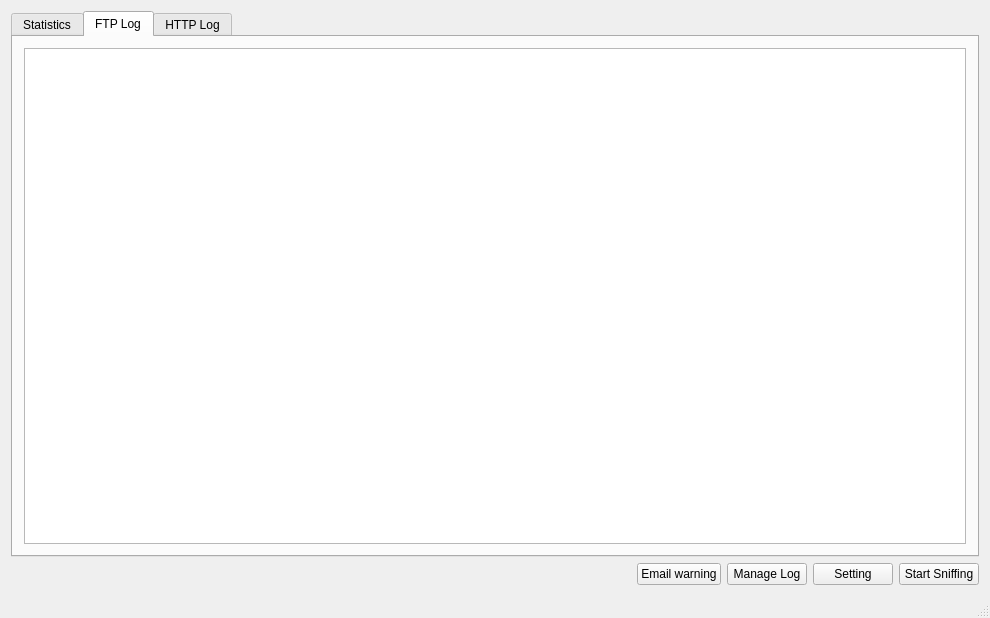
<?xml version="1.0" encoding="UTF-8"?>
<ui version="4.0">
 <class>MainWindow</class>
 <widget class="QMainWindow" name="MainWindow">
  <property name="geometry">
   <rect>
    <x>0</x>
    <y>0</y>
    <width>990</width>
    <height>618</height>
   </rect>
  </property>
  <property name="windowTitle">
   <string>VPN Data Sniffer</string>
  </property>
  <widget class="QWidget" name="centralWidget">
   <layout class="QGridLayout" name="gridLayout_2">
    <item row="2" column="0">
     <layout class="QHBoxLayout" name="horizontalLayout">
      <item>
       <spacer name="horizontalSpacer">
        <property name="orientation">
         <enum>Qt::Horizontal</enum>
        </property>
        <property name="sizeHint" stdset="0">
         <size>
          <width>40</width>
          <height>20</height>
         </size>
        </property>
       </spacer>
      </item>
      <item>
       <widget class="QPushButton" name="emailWarningButton">
        <property name="text">
         <string>Email warning</string>
        </property>
       </widget>
      </item>
      <item>
       <widget class="QPushButton" name="searchLogButton">
        <property name="text">
         <string>Manage Log</string>
        </property>
       </widget>
      </item>
      <item alignment="Qt::AlignRight">
       <widget class="QPushButton" name="settingButton">
        <property name="text">
         <string>Setting</string>
        </property>
       </widget>
      </item>
      <item alignment="Qt::AlignRight">
       <widget class="QPushButton" name="startSnifferButton">
        <property name="text">
         <string>Start Sniffing</string>
        </property>
       </widget>
      </item>
     </layout>
    </item>
    <item row="0" column="0">
     <widget class="QTabWidget" name="tabView">
      <property name="currentIndex">
       <number>1</number>
      </property>
      <widget class="QWidget" name="tab">
       <attribute name="title">
        <string>Statistics</string>
       </attribute>
       <layout class="QHBoxLayout" name="horizontalLayout_3">
        <item>
         <widget class="GraphicsLayoutWidget" name="graphicsView"/>
        </item>
        <item>
         <widget class="QListWidget" name="userListWidget">
          <property name="maximumSize">
           <size>
            <width>200</width>
            <height>16777215</height>
           </size>
          </property>
         </widget>
        </item>
       </layout>
      </widget>
      <widget class="QWidget" name="tab_2">
       <attribute name="title">
        <string>FTP Log</string>
       </attribute>
       <layout class="QHBoxLayout" name="horizontalLayout_2">
        <item>
         <widget class="QTableView" name="ftpTableView"/>
        </item>
       </layout>
      </widget>
      <widget class="QWidget" name="tab_3">
       <attribute name="title">
        <string>HTTP Log</string>
       </attribute>
       <layout class="QHBoxLayout" name="horizontalLayout_4">
        <item>
         <widget class="QTableView" name="httpTableView"/>
        </item>
       </layout>
      </widget>
     </widget>
    </item>
   </layout>
  </widget>
  <widget class="QStatusBar" name="statusBar"/>
 </widget>
 <layoutdefault spacing="6" margin="11"/>
 <customwidgets>
  <customwidget>
   <class>GraphicsLayoutWidget</class>
   <extends>QGraphicsView</extends>
   <header>pyqtgraph</header>
  </customwidget>
 </customwidgets>
 <resources/>
 <connections/>
</ui>
